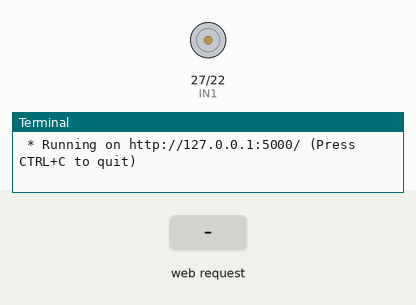
Recording of a program running on a simulated Raspberry Pi (BCM pin numbers). Shown: motor-driver pin pairs drawn as motors (green arrow = first pin HIGH = forward, orange = second pin HIGH = backward, longer = more drive, scaled by the enable pin), the last lines printed to the terminal. Inputs (shaded band) come from the test bench. A web server runs the application; the clock reads 2024-03-15 10:24:30 at power-on unless the program sets it.

Above: at 1.2 s.
1.3 s: HTTP request for /forward_on received
At 2.5 s:
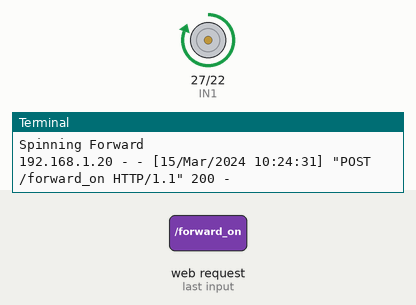
2.8 s: HTTP request for /forward_off received
At 3.8 s:
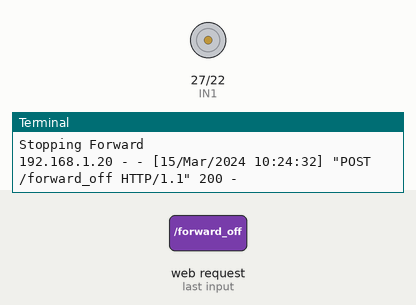
4.3 s: HTTP request for /reverse_on received
At 4.9 s:
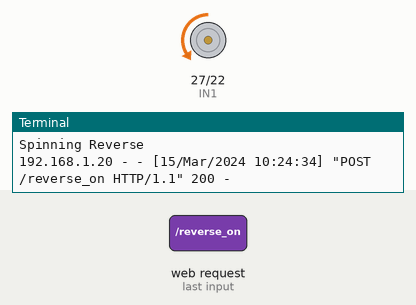
5.8 s: HTTP request for /reverse_off received
At 6.1 s:
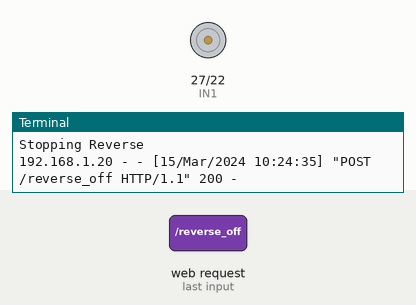
7.3 s: HTTP request for /forward_on received
At 8.4 s:
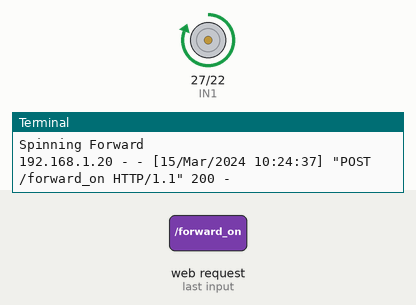
8.8 s: HTTP request for /slow received
At 9.6 s:
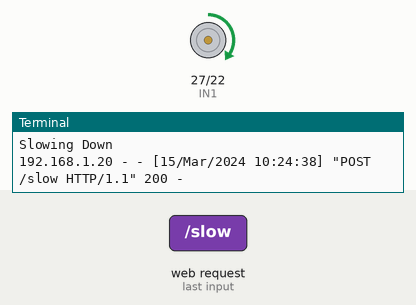
Timing chart, 0 to 11.3 s (numbered marks = the images above; inputs shaded):
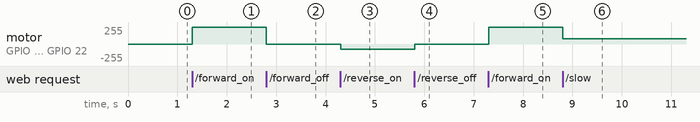

Measured:
- after the input at 1.3 s, motor on GPIO 27 (IN1) / GPIO 22 (IN2): stopped → forward 255/255 at once
- after the input at 2.8 s, motor on GPIO 27 (IN1) / GPIO 22 (IN2): forward 255/255 → stopped at once
- after the input at 4.3 s, motor on GPIO 27 (IN1) / GPIO 22 (IN2): stopped → backward 77/255 at once
- after the input at 5.8 s, motor on GPIO 27 (IN1) / GPIO 22 (IN2): backward 77/255 → stopped at once
- after the input at 7.3 s, motor on GPIO 27 (IN1) / GPIO 22 (IN2): stopped → forward 255/255 at once
- after the input at 8.8 s, motor on GPIO 27 (IN1) / GPIO 22 (IN2): forward 255/255 → forward 77/255 at once

The program:

app.py
```python
from flask import Flask, render_template
import RPi.GPIO as GPIO

app = Flask(__name__)

# Set up the GPIO pins for the motor control
ENA = 17
IN1 = 27
IN2 = 22
GPIO.setmode(GPIO.BCM)
GPIO.setwarnings(False)
GPIO.setup(ENA, GPIO.OUT)
GPIO.setup(IN1, GPIO.OUT)
GPIO.setup(IN2, GPIO.OUT)

# Initialize all pins to output low
GPIO.output(ENA, GPIO.LOW)
GPIO.output(IN1, GPIO.LOW)
GPIO.output(IN2, GPIO.LOW)

# Create a PWM object to control the speed of the motor
pwm = GPIO.PWM(ENA, 1000)

# Start the PWM with 0 duty cycle
pwm.start(0)

# Function to spin the motor forward
def motor_forward():
    GPIO.output(IN2, GPIO.LOW)
    GPIO.output(IN1, GPIO.HIGH)
    pwm.ChangeDutyCycle(100)

# Function to spin the motor backward
def motor_backward():
    GPIO.output(IN2, GPIO.HIGH)
    GPIO.output(IN1, GPIO.LOW)
    pwm.ChangeDutyCycle(30)

# Function to slow down the motor to 30% speed
def motor_slow():
    pwm.ChangeDutyCycle(30)

# Function to stop the motor
def motor_stop():
    pwm.ChangeDutyCycle(0)

@app.route("/forward_on", methods=["POST"])
def forward_on():
    print("Spinning Forward")
    motor_forward()
    return "ok"

@app.route("/forward_off", methods=["POST"])
def forward_off():
    print("Stopping Forward")
    motor_stop()
    return "ok"

@app.route("/reverse_on", methods=["POST"])
def reverse_on():
    print("Spinning Reverse")
    motor_backward()
    return "ok"

@app.route("/reverse_off", methods=["POST"])
def reverse_off():
    print("Stopping Reverse")
    motor_stop()
    return "ok"

@app.route("/slow", methods=["POST"])
def slow():
    print("Slowing Down")
    motor_slow()
    return "ok"

@app.route("/", methods=["GET"])
def home():
    return render_template("button.html", title="Button", name="Ryan Potter")
```
